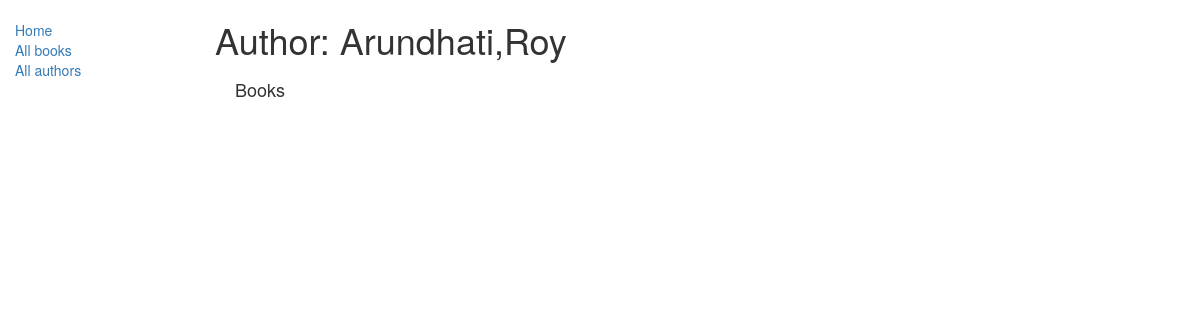
/catalog/authors/1, run on an earlier commit of the app's database.
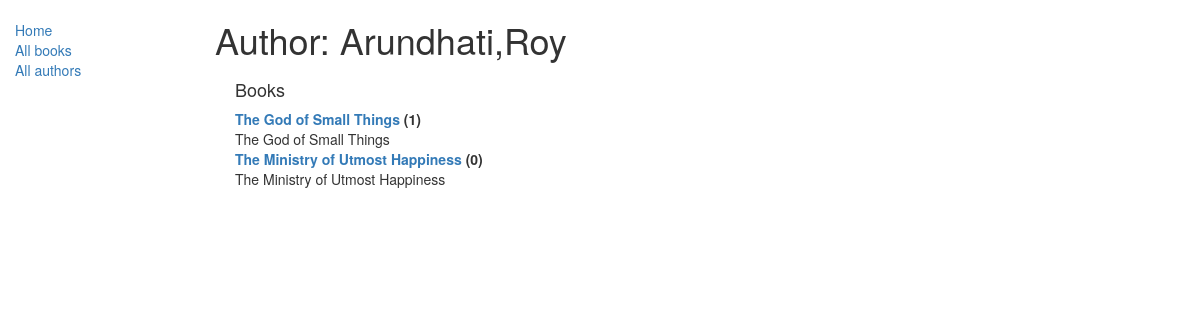
And on a later commit of the database.
### catalog/models.py (models this page shows, shortened)
class Book(models.Model):
    title = models.CharField(max_length=200)
    author = models.ForeignKey('Author', on_delete=models.SET_NULL, null=True)
    summary = models.TextField(max_length=1000, help_text="Enter a brief description of the book")
    isbn = models.CharField('ISBN',max_length=13, help_text='13 Character <a href="https://www.isbn-international.org/content/what-isbn">ISBN number</a>')
    genre = models.ManyToManyField(Genre, help_text="Select a genre for this book")
    language = models.ForeignKey('Language', on_delete=models.SET_NULL, null=True)
    def __str__(self):
        return self.title

### catalog/views.py (the view)
# urls.py: url(r'^authors/(?P<pk>\d+)$', views.AuthorDetailView.as_view(), name='author-detail'),
class AuthorDetailView(generic.DetailView):
    model = Author

### catalog/templates/catalog/author_detail.html (shortened to what this page needs)
{% extends "base_generic.html" %}
{% block content %}
  <h1>Author: {{ author.first_name }},{{ author.last_name }}</h1>
  <div style="margin-left:20px;margin-top:20px">
    <h4>Books</h4>
    {% for book in author.book_set.all %}
    <dt><a href="{% url 'book-detail' book.pk %}">{{book}}</a> ({{book.bookinstance_set.all.count}})</dt>
    <dd>{{book.summary}}</dd>
    {% endfor %}
  </div>
{% endblock %}

What changed in the data, as far as the page shows it:
added Book: title "The God of Small Things", bookinstance_set.all.count "1", summary "The God of Small Things"
added Book: title "The Ministry of Utmost Happiness", bookinstance_set.all.count "0", summary "The Ministry of Utmost Happiness"
